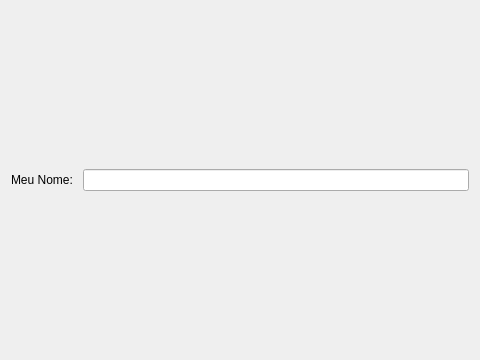
<?xml version="1.0" encoding="UTF-8"?>
<ui version="4.0">
 <class>MeuWidget</class>
 <widget class="QWidget" name="MeuWidget">
  <property name="geometry">
   <rect>
    <x>0</x>
    <y>0</y>
    <width>480</width>
    <height>360</height>
   </rect>
  </property>
  <property name="windowTitle">
   <string>MeuWidget</string>
  </property>
  <layout class="QHBoxLayout" name="horizontalLayout">
   <item>
    <widget class="QLabel" name="labelLinha">
     <property name="text">
      <string>Meu Nome: </string>
     </property>
    </widget>
   </item>
   <item>
    <widget class="QLineEdit" name="lineEdit"/>
   </item>
  </layout>
 </widget>
 <layoutdefault spacing="6" margin="11"/>
 <resources/>
 <connections/>
</ui>
